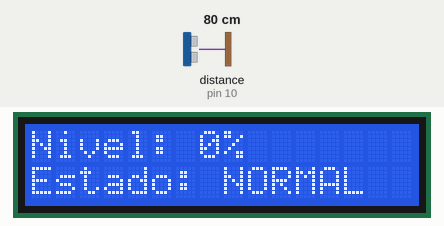
Bench run of a sketch on a simulated Arduino Uno, built with avr-gcc and run on an emulated ATmega328P. Parts: 16×2 character LCD. Wiring (inferred from the names in the program): ultrasonic range finder: trigger pin 9; echo pin 10. The inputs (shaded band) are chosen by the test bench; at power-on: distance to the obstacle (sensor on pin 10) 80 cm. The echo pulse lasts 58.3 µs per cm; what the sketch prints to the serial monitor is not drawn.

Above: at 3.2 s.
3.3 s: distance to the obstacle (sensor on pin 10) set to 2 cm
At 4.6 s:
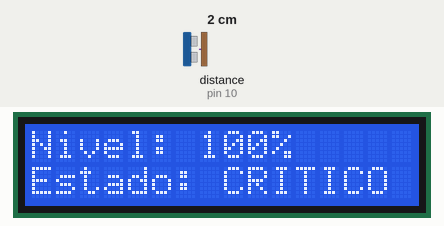
5.6 s: distance to the obstacle (sensor on pin 10) set to 9 cm
At 7.2 s:
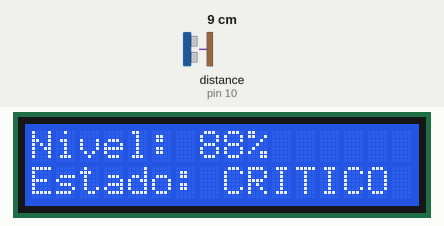
7.7 s: distance to the obstacle (sensor on pin 10) set to 18 cm
At 9.5 s:
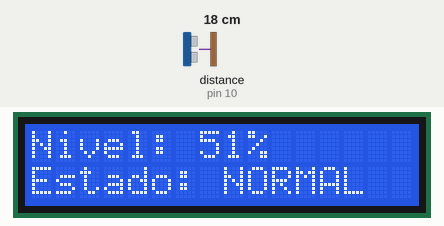
9.8 s: distance to the obstacle (sensor on pin 10) set to 4 cm
At 11.0 s:
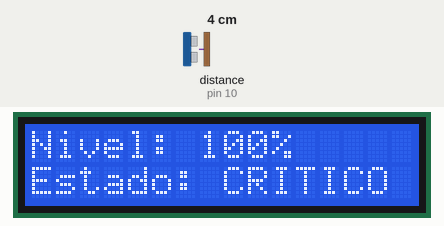
11.8 s: distance to the obstacle (sensor on pin 10) set to 35 cm
At 13.5 s:
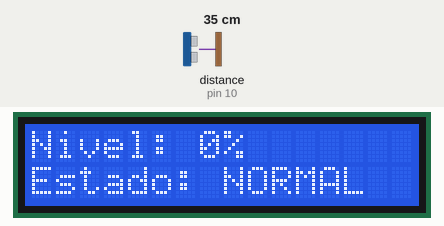
Timing chart, 0 to 14.9 s (numbered marks = the images above; inputs shaded):
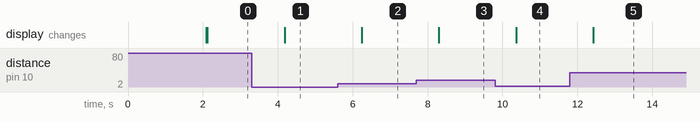

Measured:
- after the input at 3.3 s, the display: changes after 0.88 s (image 1)
- after the input at 5.6 s, the display: changes after 0.64 s (image 2)
- after the input at 7.7 s, the display: changes after 0.60 s (image 3)
- after the input at 9.8 s, the display: changes after 0.56 s (image 4)
- after the input at 11.8 s, the display: changes after 0.62 s (image 5)

The sketch:

PROY_EMPRE_ECORUTAS_V1.ino
```cpp
#include <Wire.h>
#include <LiquidCrystal_I2C.h>

LiquidCrystal_I2C lcd(0x27, 16, 2);

const int trigPin = 9;
const int echoPin = 10;

// Estas medidas debemos ajustarlas a nuestra caneca
const float distanciaVacio = 30.0;
const float distanciaLleno = 6.0;

void setup() {
  pinMode(trigPin, OUTPUT);
  pinMode(echoPin, INPUT);

  Serial.begin(9600);

  lcd.init();
  lcd.backlight();

  lcd.setCursor(0, 0);
  lcd.print("Contenedor");
  lcd.setCursor(0, 1);
  lcd.print("Iniciando...");

  delay(2000);
  lcd.clear();
}

void loop() {

  // Enviar pulso al HC-SR04
  digitalWrite(trigPin, LOW);
  delayMicroseconds(2);

  digitalWrite(trigPin, HIGH);
  delayMicroseconds(10);

  digitalWrite(trigPin, LOW);

  // Recibir tiempo del eco
  long duracion = pulseIn(echoPin, HIGH);

  // Convertir tiempo a distancia en centimetros
  float distancia = duracion * 0.0343 / 2;

  // Convertir distancia en porcentaje de llenado
  float nivel = ((distanciaVacio - distancia) /
                 (distanciaVacio - distanciaLleno)) * 100;

  // Limitar el porcentaje entre 0 y 100
  if (nivel < 0) {
    nivel = 0;
  }

  if (nivel > 100) {
    nivel = 100;
  }

  // Determinar estado
  String estado;

  if (nivel < 60) {
    estado = "NORMAL";
  }
  else if (nivel < 80) {
    estado = "ATENCION";
  }
  else {
    estado = "CRITICO";
  }

  // Mostrar en Monitor Serial
  Serial.print("Distancia: ");
  Serial.print(distancia);
  Serial.print(" cm | Nivel: ");
  Serial.print(nivel);
  Serial.print("% | Estado: ");
  Serial.println(estado);

  // Mostrar en LCD
  lcd.clear();

  lcd.setCursor(0, 0);
  lcd.print("Nivel: ");
  lcd.print((int)nivel);
  lcd.print("%");

  lcd.setCursor(0, 1);
  lcd.print("Estado: ");
  lcd.print(estado);

  delay(1000);
}
```
